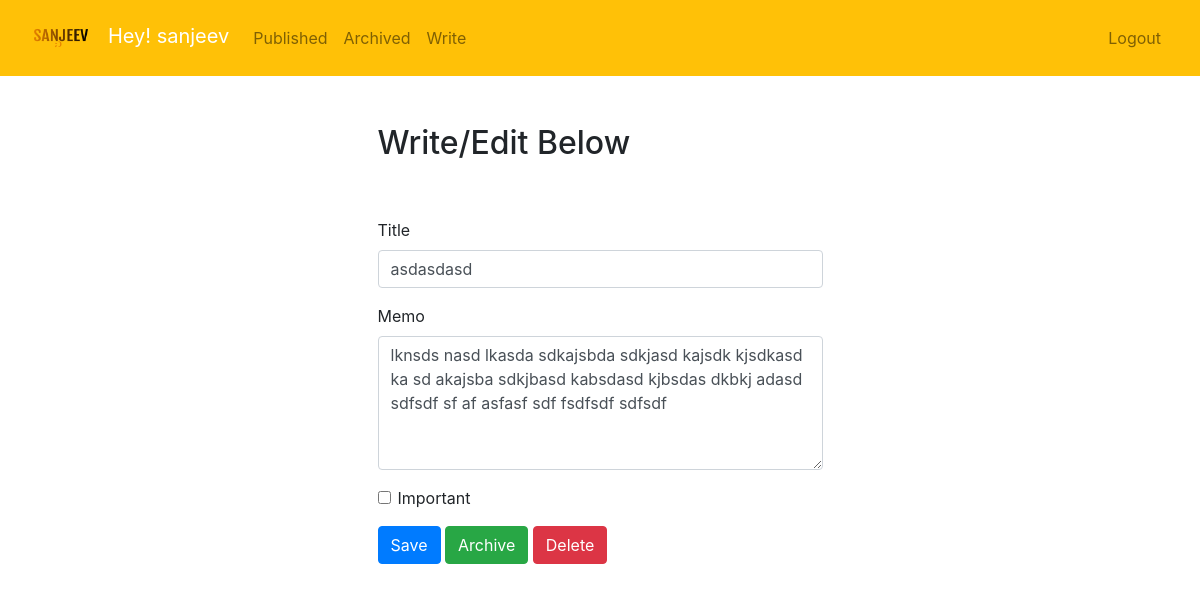
The app's page /todo/14 (signed in) with its own data.
### todo/models.py (models this page shows, shortened)
class Todo(models.Model):
    title=models.CharField(max_length=100)
    memo=models.TextField(blank=True)
    created=models.DateTimeField(auto_now_add=True)
    datecompleted=models.DateTimeField(null=True, blank=True)
    important= models.BooleanField(default=False)
    user=models.ForeignKey(User,on_delete=models.CASCADE) #one to many

### todo/views.py (the view, shortened to what this page needs)
# urls.py: path('todo/<int:todo_pk>',views.viewtodo, name='viewtodo'),
@login_required
def viewtodo(request, todo_pk):
    todo = get_object_or_404(Todo, pk=todo_pk,user=request.user)
    if request.method=="GET":
        form= TodoForm(instance=todo)
        return render(request, 'todo/viewtodo.html',{'todo':todo, 'form': form})

### todo/forms.py
class TodoForm(ModelForm):
    class Meta:
        model= Todo
        fields= ['title','memo','important']

### todo/templates/todo/viewtodo.html (shortened to what this page needs)
{% extends "todo/base.html" %}
{% block content %}
    <div class="row justify-content-center mt-5">
        <div class="col-md-5">
            <h2>Write/Edit Below</h2>
        </div>
    </div>
    <div class="row justify-content-center mt-5">
        <div class="col-md-5">
            <form method="POST">
                <div class="form-group">
                    <label for="title">Title</label>
                    <input type="text" name="title" class="form-control" id="title" value="{{ todo.title }}" required>
                </div>
                <div class="form-group">
                    <label for="memo">Memo</label>
                    <textarea name="memo" rows="5" class="form-control" id="memo" >{{ todo.memo }}</textarea>
                </div>
                <div class="form-group form-check">
                    <input type="checkbox" name="important" class="form-check-input" id="important" {% if todo.important %}checked{% endif %}>
                    <label class="form-check-label" for="important">Important</label>
                </div>
                <button type="submit" class="btn btn-primary">Save</button>
                <button type="button" class="btn btn-success" onclick="$('#complete').click()">Archive</button>
                <button type="button" class="btn btn-danger" onclick="$('#delete').click()">Delete</button>
            </form>
        </div>
    </div>
{% endblock %}

### todo/templates/todo/base.html (shortened to what this page needs)
{% load static %}
<!doctype html>
<html lang="en">
<head>
    <link rel="stylesheet" href="https://stackpath.bootstrapcdn.com/bootstrap/4.4.1/css/bootstrap.min.css">
</head>
<body>
<nav class="navbar navbar-expand-md navbar-light bg-warning">
<div class="container-fluid navbar-container">
    <a class="navbar-brand" href="{% url 'home' %}">
         <img src="{% static 'todo/logo.png' %}" width="60" height="50" class="d-inline-block align-left" >
        <span  style="color: white;"> &nbsp Hey! {{user.username}} </span>
    </a>
    <div class="collapse navbar-collapse" id="navbarNav">
    {% if user.is_authenticated %}
        <ul class="navbar-nav mr-auto">
                <li class="nav-item {{ current }}">
                    <a class="nav-link" href="{% url 'currenttodos' %}">Published</a>
                </li>
                <li class="nav-item {{ completed }}">
                    <a class="nav-link" href="{% url 'archived' %}">Archived</a>
                </li>
                <li class="nav-item {{ create }}">
                    <a class="nav-link" href="{% url 'createtodo' %}">Write</a>
                </li>
        </ul>
    {% endif %}
    <ul class="navbar-nav ml-auto">
            {% if user.is_authenticated %}
                <li class="nav-item">
                    <a href="#" onclick="$('#signOutBtn').click()" class="nav-link">Logout</a>
                </li>
            {% endif %}
        </ul>
    </div>
</div>
</nav>
<div class="container">
{% block content %}{% endblock %}
</div>
</body>
</html>

### records on screen
Todo: title "asdasdasd", memo "lknsds nasd lkasda sdkajsbda sdkjasd kajsdk kjsdkasd ka sd akajsba sdkjbasd kabsdasd kjbsdas dkbkj adasd sdfsdf sf af asfasf sdf fsdfsdf sdfsdf"

### other values on screen
{{ user.username }} "sanjeev"
